Frame 1 (no input): blank canvas, image omitted
Frame 60 (the mouse pressed at the canvas centre just before this capture): blank canvas, image omitted
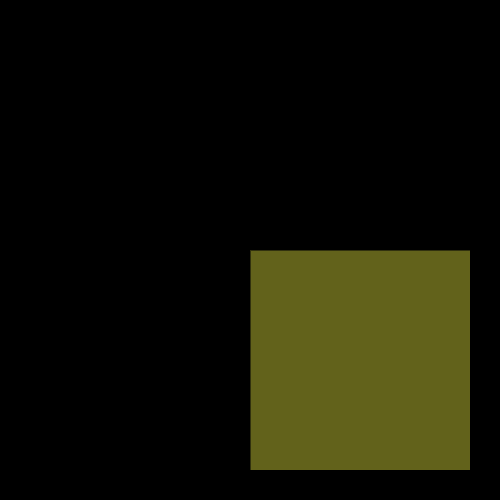
Frame 120 (the mouse held since frame 60 and released just before this capture)

The Processing sketch whose frames 1 and 60 were blank and that drew this single picture after the mouse press (run headless with seeded random() and noise(); from frame 60 on, the mouse is pressed at the canvas centre):

// Processing sketch: processing_52614
// ── processing_52614.pde

float r= 0;
float g= 0;
float b= 0;

void setup() {
  size(500,500);
  smooth();
}
 
void draw() {
  background(r, g, b);
  stroke(0);
  strokeWeight(.5);
  fill(mouseX,mouseY,70,100);
  rect(mouseX, mouseY, mouseX-30, mouseY-30);

if(mouseX > width/2){
  r= r+1;
} else {
  b= b-1;
}
 
if(mouseY > width/2){
  b= b+1;
} else {
  g= g-1;
}

if(mousePressed){
  g= g+1;
} else {
  r= r-1;
}

r= constrain (r,0,255);
g= constrain (g,0,255);
b= constrain (b,0,255);
}
